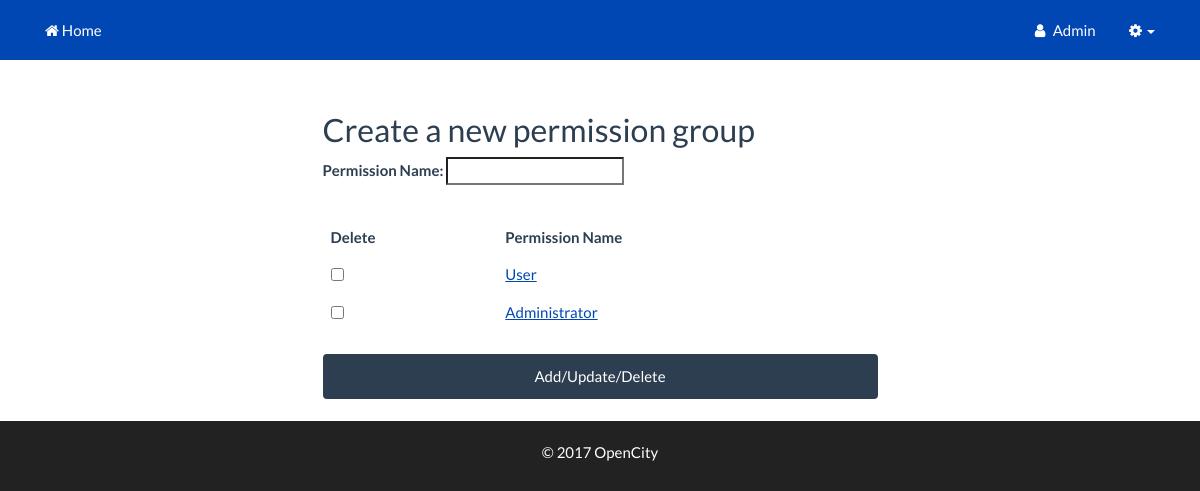
The app's page /buSmilesService/users/admin_permissions.php (signed in) with its own data.
### tables this page shows
CREATE TABLE `users` (
  `id` int(11) NOT NULL,
  `email` varchar(155) NOT NULL,
  `username` varchar(255) NOT NULL,
  `password` varchar(255) NOT NULL,
  `fname` varchar(255) NOT NULL,
  `lname` varchar(255) NOT NULL,
  `permissions` int(11) NOT NULL,
  `logins` int(100) NOT NULL,
  `account_owner` tinyint(4) NOT NULL DEFAULT '0',
  `account_id` int(11) NOT NULL DEFAULT '0',
  `company` varchar(255) NOT NULL,
  `stripe_cust_id` varchar(255) NOT NULL,
  `billing_phone` varchar(20) NOT NULL,
  `billing_srt1` varchar(255) NOT NULL,
  `billing_srt2` varchar(255) NOT NULL,
  `billing_city` varchar(255) NOT NULL,
  `billing_state` varchar(255) NOT NULL,
  `billing_zip_code` varchar(255) NOT NULL,
  `join_date` datetime NOT NULL,
  `last_login` datetime NOT NULL,
  `email_verified` tinyint(4) NOT NULL DEFAULT '0',
  `vericode` varchar(15) NOT NULL,
  `title` varchar(100) NOT NULL,
  `active` int(1) NOT NULL,
  `custom1` varchar(255) NOT NULL,
  `custom2` varchar(255) NOT NULL,
  `custom3` varchar(255) NOT NULL,
  `custom4` varchar(255) NOT NULL,
  `custom5` varchar(255) NOT NULL,
  `oauth_provider` varchar(255) NOT NULL,
  `oauth_uid` varchar(255) NOT NULL,
  `gender` varchar(10) NOT NULL,
  `locale` varchar(10) NOT NULL,
  `gpluslink` varchar(255) NOT NULL,
  `picture` varchar(255) NOT NULL,
  `created` datetime NOT NULL,
  `modified` datetime NOT NULL,
  `fb_uid` varchar(255) NOT NULL,
  `un_changed` int(1) NOT NULL
);

CREATE TABLE `permissions` (
  `id` int(11) NOT NULL,
  `name` varchar(150) NOT NULL
);

### buSmilesService/users/classes/Config.php (called while the page is built)
<?php
class Config {
	public static function get($path = null){
		if($path){
			$config = $GLOBALS['config'];
			$path = explode('/', $path);
			foreach ($path as $bit) {
				if(isset($config[$bit])){
					$config = $config[$bit];
				} else {
					return false;
				}
			}
			return $config;
		}
		return false;
	}
}

### buSmilesService/users/classes/DB.php (called while the page is built, shortened)
<?php
class DB {
	private static $_instance = null;
	private $_pdo, $_query, $_error = false, $_results, $_resultsArray, $_count = 0, $_lastId, $_queryCount=0;
	private function __construct(){
		try{
			$this->_pdo = new PDO('mysql:host=' .
				Config::get('mysql/host') .';dbname='.
				Config::get('mysql/db'),
				Config::get('mysql/username'),
				Config::get('mysql/password'),
				array(PDO::MYSQL_ATTR_INIT_COMMAND => "SET SESSION sql_mode = ''"));
		} catch(PDOException $e){
			die($e->getMessage());
		}
	}
	public static function getInstance(){
		if (!isset(self::$_instance)) {
			self::$_instance = new DB();
		}
		return self::$_instance;
	}
	public function query($sql, $params = array()){
		$this->_error = false;
		if ($this->_query = $this->_pdo->prepare($sql)) {
			$x = 1;
			if (count($params)) {
				foreach ($params as $param) {
					$this->_query->bindValue($x, $param);
					$x++;
				}
			}
			if ($this->_query->execute()) {
				$this->_results = $this->_query->fetchALL(PDO::FETCH_OBJ);
				$this->_count = $this->_query->rowCount();
			} else{
				$this->_error = true;
			}
		}
		return $this;
	}
	public function action($action, $table, $where = array()){
		$sql = "{$action} FROM {$table}";
		$value = '';
		if (count($where) === 3) {
			$operators = array('=', '>', '<', '>=', '<=');
			$field = $where[0];
			$operator = $where[1];
			$value = $where[2];
			if(in_array($operator, $operators)){
				$sql .= " WHERE {$field} {$operator} ?";
			}
		}
		if (!$this->query($sql, array($value))->error()) {
			return $this;
		}
		return false;
	}
	public function get($table, $where){
		return $this->action('SELECT *', $table, $where);
	}
	public function results($assoc = false){
		return $this->_results;
	}
	public function first(){
		return $this->results()[0];
	}
	public function count(){
		return $this->_count;
	}
	public function error(){
		return $this->_error;
	}
}

### buSmilesService/users/classes/User.php (called while the page is built, shortened)
<?php
class User {
	private $_db, $_data, $_sessionName, $_isLoggedIn, $_cookieName;
	public function __construct($user = null){
		$this->_db = DB::getInstance();
		$this->_sessionName = Config::get('session/session_name');
		if (!$user) {
			if (Session::exists($this->_sessionName)) {
				$user = Session::get($this->_sessionName);
				if ($this->find($user)) {
					$this->_isLoggedIn = true;
				} else {
				}
			}
		} else {
			$this->find($user);
		}
	}
	public function find($user = null){
		if ($user) {
			if(is_numeric($user)){
				$field = 'id';
			}elseif(!filter_var($user, FILTER_VALIDATE_EMAIL) === false){
				$field = 'email';
			}else{
				$field = 'username';
			}
			$data = $this->_db->get('users', array($field, '=', $user));
			if ($data->count()) {
				$this->_data = $data->first();
				if($this->data()->account_id == 0 && $this->data()->account_owner == 1){
					$this->_data->account_id = $this->_data->id;
				}
				return true;
			}
		}
		return false;
	}
	public function data(){
		return $this->_data;
	}
	public function isLoggedIn(){
		return $this->_isLoggedIn;
	}
}

### buSmilesService/users/classes/Session.php (called while the page is built, shortened)
<?php
class Session {
	public static function exists($name){
		return (isset($_SESSION[$name])) ? true : false;
	}
	public static function get($name){
		return $_SESSION[$name];
	}
}

### buSmilesService/users/init.php (called while the page is built, shortened)
<?php
$abs_us_root=$_SERVER['DOCUMENT_ROOT'];
$self_path=explode("/", $_SERVER['PHP_SELF']);
$self_path_length=count($self_path);
for($i = 1; $i < $self_path_length; $i++){
	array_splice($self_path, $self_path_length-$i, $i);
	$us_url_root=implode("/",$self_path)."/";
	if (file_exists($abs_us_root.$us_url_root.'z_us_root.php')){
		break;
	}else{
		$file_found=FALSE;
	}
}
require_once $abs_us_root.$us_url_root.'users/helpers/helpers.php';
require_once $abs_us_root.$us_url_root.'users/classes/Config.php';
require_once $abs_us_root.$us_url_root.'users/classes/DB.php';
require_once $abs_us_root.$us_url_root.'users/classes/Session.php';
require_once $abs_us_root.$us_url_root.'users/classes/User.php';
$user = new User();

### buSmilesService/users/helpers/us_helpers.php (called while the page is built, shortened)
<?php
function fetchAllPermissions() {
	$db = DB::getInstance();
	$query = $db->query("SELECT id, name FROM permissions");
	$results = $query->results();
	return ($results);
}

### buSmilesService/users/admin_permissions.php (the view, shortened to what this page needs)
<?php require_once 'init.php'; ?>
<?php require_once $abs_us_root.$us_url_root.'users/includes/header.php'; ?>
<?php require_once $abs_us_root.$us_url_root.'users/includes/navigation.php'; ?>
<?php
$permissionData = fetchAllPermissions();
$count = 0;
?>
<div id="page-wrapper">
  <div class="container-fluid">
    <div class="row">
      <div class="col-sm-12">
        <div class="class col-sm-3"></div>
        <div class="class col-sm-6">
			<form name='adminPermissions' action='<?=$_SERVER['PHP_SELF']?>' method='post'>
			  <h2>Create a new permission group</h2>
			  <p>
				<label>Permission Name:</label>
				<input type='text' name='name' />
			  </p>
			  <br>
			  <table class='table table-hover table-list-search'>
				<tr>
				  <th>Delete</th><th>Permission Name</th>
				</tr>
				<?php
				foreach ($permissionData as $v1) {
				  ?>
				  <tr>
					<td><input type='checkbox' name='delete[<?=$permissionData[$count]->id?>]' id='delete[<?=$permissionData[$count]->id?>]' value='<?=$permissionData[$count]->id?>'></td>
					<td><a href='admin_permission.php?id=<?=$permissionData[$count]->id?>'><?=$permissionData[$count]->name?></a></td>
				  </tr>
				  <?php
				  $count++;
				}
				?>
			  </table>
			  <input class='btn btn-primary' type='submit' name='Submit' value='Add/Update/Delete' /><br><br>
			</form>
        </div>
        <div class="class col-sm-1"></div>
      </div>
    </div>
	</div>
	</div>
<?php require_once $abs_us_root.$us_url_root.'users/includes/page_footer.php';  ?>
<?php require_once $abs_us_root.$us_url_root.'users/includes/html_footer.php';  ?>

### buSmilesService/users/includes/navigation.php (shortened to what this page needs)
<div class="navbar navbar-fixed-top navbar-inverse" role="navigation">
	<div class="container">
		<div class="collapse navbar-collapse navbar-top-menu-collapse navbar-right">
			<ul class="nav navbar-nav ">
				<?php if($user->isLoggedIn()){ ?>
					<li><a href="<?=$us_url_root?>users/account.php"><i class="fa fa-fw fa-user"></i> <?php echo ucfirst($user->data()->username);?></a></li>
					<li class="dropdown hidden-xs"><a class="dropdown-toggle" href="#" data-toggle="dropdown"><i class="fa fa-fw fa-cog"></i><b class="caret"></b></a>
					</li>
				<?php }  ?>
			</ul>
		</div>
	<?php require_once $abs_us_root.$us_url_root.'usersc/includes/navigation.php';?>
	</div>
</div>

### buSmilesService/users/css/sb-admin.css (style rules this page uses)
body { margin-top: 50px; background-color: #222; }
@media (min-width:768px) { body { margin-top: 50px; } }
#page-wrapper { width: 100%; background-color: #fff; }
@media (min-width:768px) { #page-wrapper { padding-top: 30px; } }
.btn { width: 100%; }

### buSmilesService/usersc/includes/bootstrap_corrections.php (style rules this page uses)
@media screen and (min-width: 1200px) { body { padding-top: -80px !important; } }

### records on screen
users: username "Admin"
permissions: name "User"
permissions: name "Administrator"

### other values on screen
$copyright_message "2017 OpenCity"
